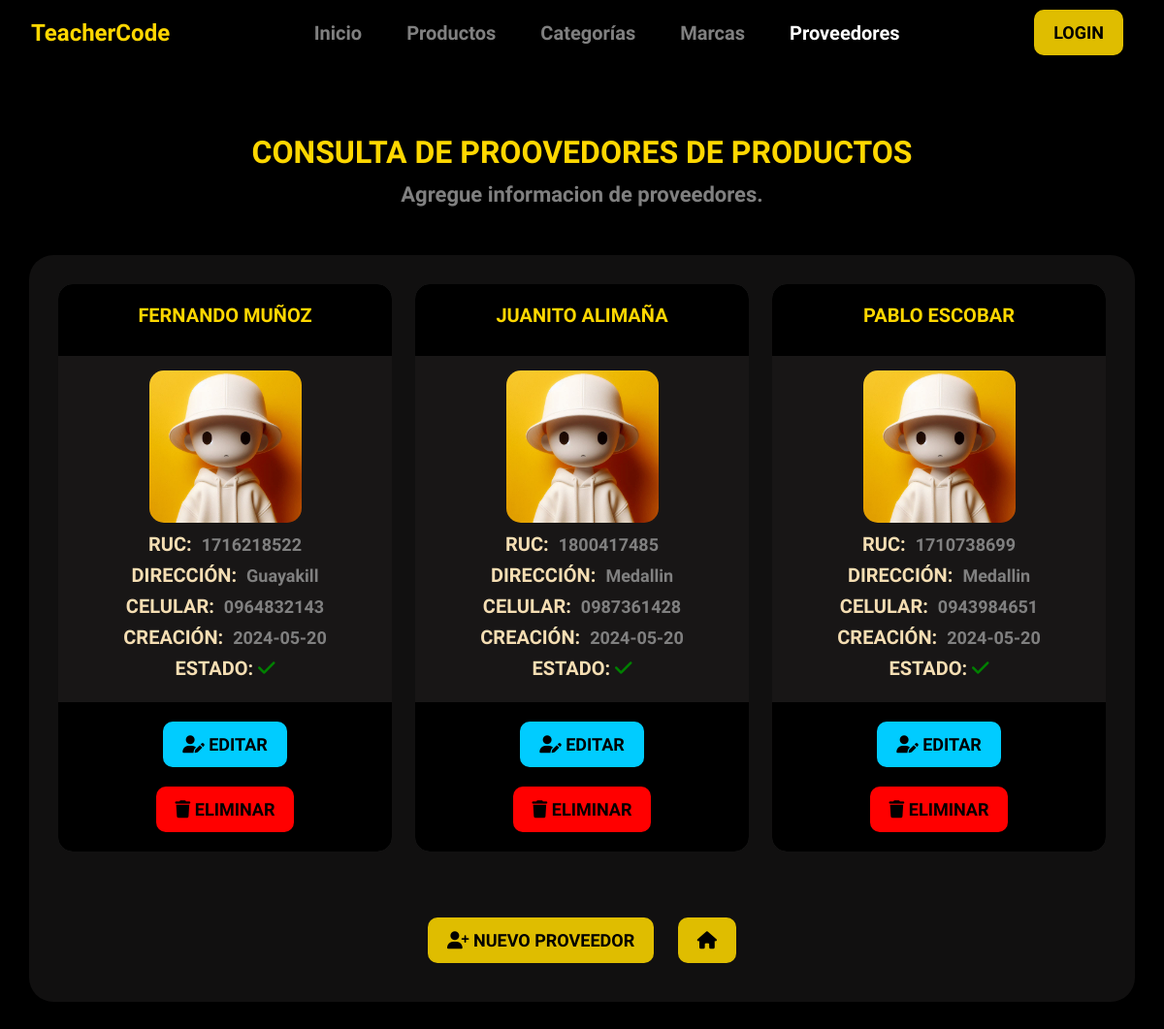
The page /supplier_list/ on the database as committed earlier.
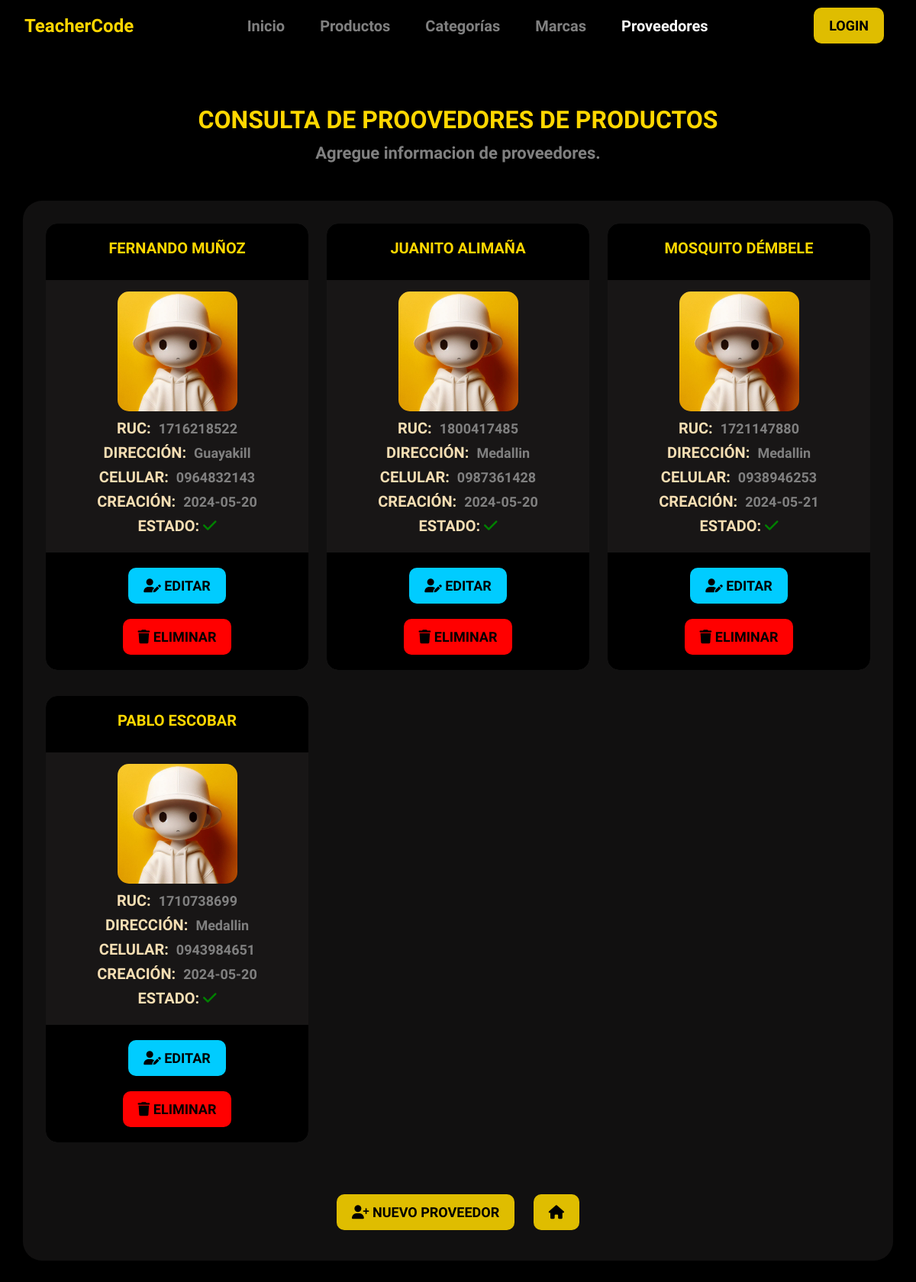
The same page on the database as committed later.
### core/models.py (models this page shows, shortened)
class Supplier(models.Model):
    name = models.CharField(max_length=100)
    ruc = models.CharField(max_length=13)  # RUC tiene 13 dígitos en Ecuador
    address = models.CharField(max_length=200)
    phone = models.CharField(max_length=10)
    user = models.ForeignKey(User, on_delete=models.CASCADE)
    created = models.DateTimeField(auto_now_add=True)
    updated = models.DateTimeField(auto_now=True)
    state = models.BooleanField('Estado', default=True)
    image = models.ImageField(upload_to='suppliers/', blank=True, null=True)
    class Meta:
        verbose_name = 'Proveedor'
        verbose_name_plural = 'Proveedores'
        ordering = ['name']
        indexes = [models.Index(fields=['name'])]

### core/views.py (the view)
# urls.py: path('supplier_list/', views.supplier_List,name='supplier_list'),
def supplier_List(request):
    data = {"title1": "Proveedores", "title2": "Consulta De Proovedores De Productos"}
    suppliers = Supplier.objects.all() # select * from Product
    data["suppliers"]=suppliers
    return render(request,"core/suppliers/list.html",data)

### templates/core/suppliers/list.html (shortened to what this page needs)
{% extends 'base.html' %}
{% block content %}
{% load static %}
<section id="home-modulos" class="mt-4 d-flex justify-content-center align-items-center">
    <div class="container text-center">
        <div class="row">
            <div class="col-lg-12">
                <div class="module-head">
                    <h2 class="title text-center">{{ title2 }}</h2>
                    <p>Agregue informacion de proveedores. </p>
                </div>
            </div>
            <div class="module-cards">
                <div class="row">
                    {% for item in suppliers %}
                    <div class="col-md-4 mb-4">
                        <div class="card card-custom">
                            <div class="card-header">
                                <h2 class="card-title">{{ item.name }}</h2>
                            </div>
                            <div class="card-body">
                                <img src="{% if item.image %}{{ item.image.url }}{% else %}{% static 'img/default_person.png' %}{% endif %}" alt="Persona"><br>
                                <h3>RUC: <span class="info">{{ item.ruc }}</span></h3>
                                <h3>Dirección: <span class="info">{{ item.address }}</span></h3>
                                <h3>Celular: <span class="info">{{ item.phone }}</span></h3>
                                <h3>Creación: <span class="info">{{ item.created | date:"Y-m-d" }}</span></h3>
                                <h3>
                                    Estado:
                                    {% if item.state %}
                                    <i class="fa-solid fa-check" style="color: green;"></i>
                                    {% else %}
                                    <i class="fa-solid fa-square-minus" style="color: red;"></i>
                                    {% endif %}
                                </h3>
                            </div>
                            <div class="card-footer">
                                <a href="{% url 'core:supplier_update' item.id %}" class="btn btn-update"><i class="fa-solid fa-user-pen"></i> Editar</a>
                                <a href="#" class="btn btn-cancel" onclick="confirmDelete({{ item.id }})"><i class="fa-solid fa-trash"></i> Eliminar</a>
                            </div>
                        </div>
                    </div>
                    {% endfor %}
                </div>
                <div class="form-group text-center mt-4">
                    <a class="btn btn-details" href="{% url 'core:supplier_create' %}"><i class="fa-solid fa-user-plus"></i> Nuevo proveedor </a>
                    <a class="btn btn-details" href="{% url 'home' %}"><i class="fa-solid fa-house"></i></a>
                </div>
            </div>
        </div>
    </div>
</section>
<body>
</body>
{% endblock content %}

### templates/base.html (shortened to what this page needs)
<!DOCTYPE html>
<html lang="en">
<head>
    {% load static %}
    <link rel="stylesheet" href="https://cdn.jsdelivr.net/npm/bootstrap@5.3.3/dist/css/bootstrap.min.css">
    <link rel="stylesheet" href="{% static 'css/main.css' %}">
    <link rel="stylesheet" href="https://cdnjs.cloudflare.com/ajax/libs/font-awesome/6.5.2/css/all.min.css" />
</head>
<body>
    <header id="header">
        <nav class="navbar navbar-expand-lg navbar-dark fixed-top">
            <div class="container-fluid">
                <a class="navbar-brand" href="#">TeacherCode</a>
                <div class="collapse navbar-collapse" id="navbarNav">
                    <ul class="navbar-nav me-auto mb-2 mb-lg-0">
                        <li class="nav-item">
                            <a class="nav-link" href="{% url 'home' %}">Inicio</a>
                        </li>
                        <li class="nav-item">
                            <a class="nav-link" href="{% url 'core:product_list' %}">Productos</a>
                        </li>
                        <li class="nav-item">
                            <a class="nav-link" href="{% url 'core:category_list' %}">Categorías</a>
                        </li>
                        <li class="nav-item">
                            <a class="nav-link" href="{% url 'core:brand_list' %}">Marcas</a>
                        </li>
                        <li class="nav-item">
                            <a class="nav-link" href="{% url 'core:supplier_list' %}">Proveedores</a>
                        </li>
                    </ul>
                    <button class="btn btn-details" style="margin-right: 10px;">Login</button>
                </div>
            </div>
        </nav>
    </header>
    <section id="content" class="mt-4 d-flex justify-content-center align-items-center">
        {% block content %}
        {% endblock content %}
    </section>
</body>
</html>

### static/css/main.css (style rules this page uses)
:root { --title: gold; --subtitle: gray; --content: #111010; --save: rgb(223, 189, 0); --save-hover: rgb(59, 59, 57); --cancel: rgb(255, 0, 0); --cancel-hover: rgb(128, 0, 0); --update: rgb(0, 204, 255); --update-hover: rgb(0, 102, 128); --color-1: rgb(59, 59, 57); --card-header-footer: rgb(94, 91, 91); --labels: wheat; }
body { background-color: black; color: #fff; font-family: "Ubuntu Sans", sans-serif; font-optical-sizing: auto; font-weight: 500; font-style: normal; margin: 0; font-size: 18px; }
.navbar { background-color: black; position: fixed; width: 100%; z-index: 1000; display: flex; align-items: center; padding: 0 20px; }
.navbar-brand { color: var(--title); font-size: 24px; font-weight: 800; margin-right: 20px; }
.navbar-nav { display: flex; justify-content: center; flex-grow: 1; list-style: none; margin: 0; padding: 0; }
.nav-item { margin: 0 15px; }
.nav-link { color: var(--subtitle); transition: color 0.3s; text-decoration: none; font-size: 20px; font-weight: 800; }
.btn-details, .btn-cancel, .btn-update { margin: 10px; border-radius: 10px; padding: 10px 20px; font-size: 18px; font-weight: 600; text-transform: uppercase; transition: transform 0.3s; margin-top: 10px; margin-bottom: 10px; margin-left: 10px; color: black; border: none; }
.btn-details { background-color: var(--save); }
.btn-cancel { background-color: var(--cancel); }
.btn-update { background-color: var(--update); }
#home-modulos { padding: 60px 0 100px 0; }
.module-head { padding: 30px; }
.module-head h2 { text-transform: uppercase; color: var(--title); font-weight: 800; font-size: 32px; }
.module-head p { color: var(--subtitle); font-weight: 600; font-size: 22px; }
.module-cards { background-color: var(--content); border-radius: 25px; padding: 30px; width: auto; margin: 0 auto; box-shadow: 0 4px 8px rgba(0, 0, 0, 0.1); max-width: 1200px; }
.card { margin-bottom: 10px; transition: transform 0.3s, box-shadow 0.3s; border: none; border-radius: 15px; overflow: hidden; background-color: #333; }
.card-header, .card-footer { border: none; background-color: black; padding: 10px 15px; width: 100%; text-align: center; font-weight: bold; }
.card-body { background-color: rgb(24, 22, 22); padding: 15px; width: 100%; }
.module-cards { width: 100%; line-height: 1.6; }
.module-cards h2 { color: var(--title); text-transform: uppercase; font-weight: 800; font-size: 20px; padding: 10px; margin: 0 0 10px 0; }
.module-cards h3 { color: var(--labels); text-transform: uppercase; font-weight: 800; font-size: 20px; }
h3 .info { color: var(--subtitle); margin-left: 5px; text-transform: capitalize; font-size: 18px; }
.module-cards img { width: 50%; border-radius: 15px; margin: 0 auto 10px; }

Rows that differ between the two databases and show on the page:
added Supplier: name "MOSQUITO DÉMBELE", ruc "1721147880", address "Medallin", phone "0938946253", created "2024-05-21", state True (drawn)
